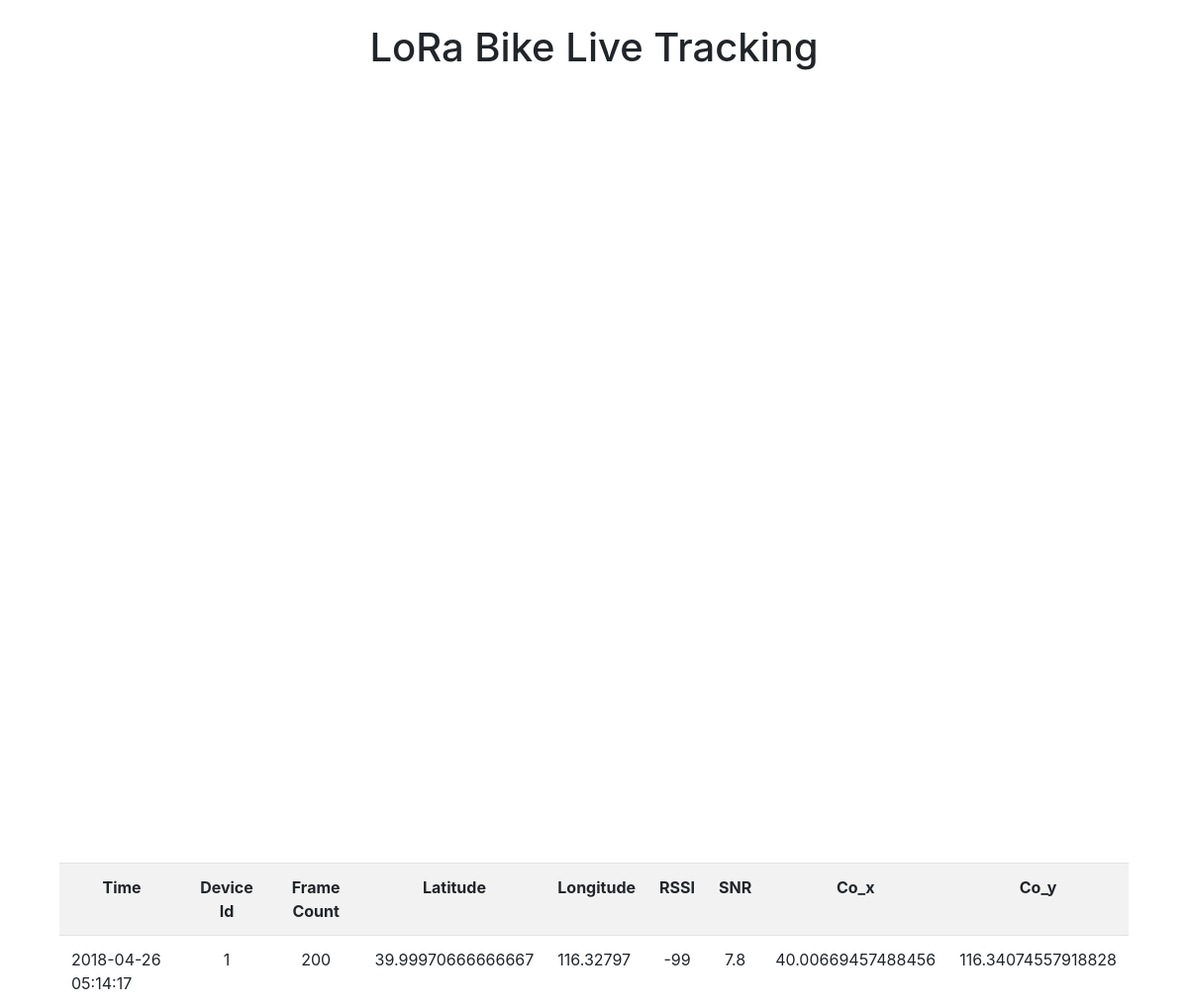
Before: /lorabikeapp/livemap/1-1/ with the older database file.
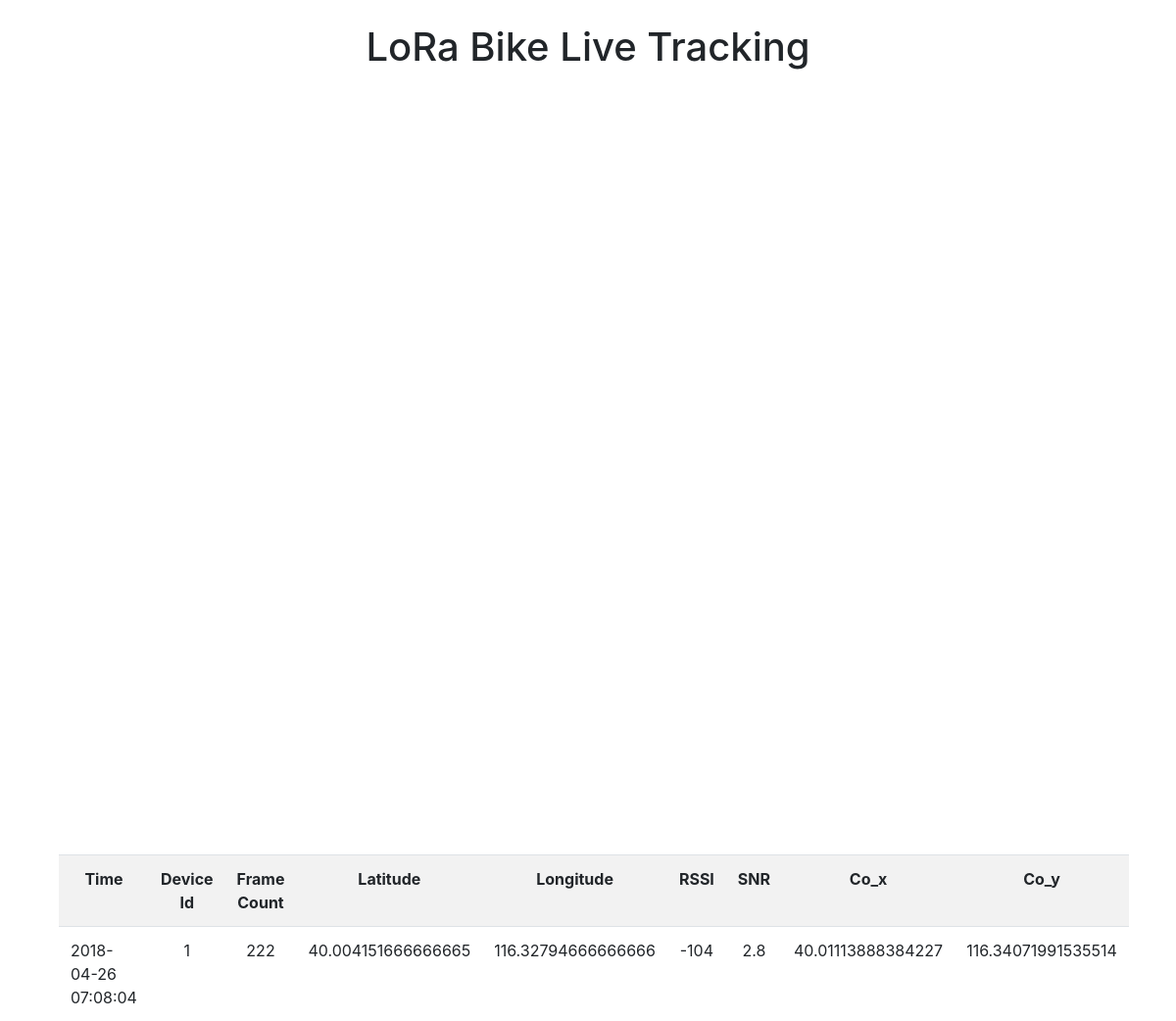
After: the same page with the newer database file.
### lorabikeapp/models.py (models this page shows)
class Location(models.Model):
  device_id = models.PositiveIntegerField(default = 0)
  frame_count = models.PositiveIntegerField(default = 0)
  track_time = models.DateTimeField(auto_now_add = True)
  latitude = models.FloatField(default = 0)
  longitude = models.FloatField(default = 0)
  co_x = models.FloatField(default = 0)
  co_y = models.FloatField(default = 0)
  snr = models.FloatField(default = 0)
  rssi = models.IntegerField(default = 0)

### lorabikeapp/views.py (the view)
# urls.py: path('livemap/<int:begin_id>-<int:end_id>/', views.livemap, name='livemap'),
def livemap(request, begin_id, end_id):
  if request.method == 'GET':
    context = []
    for dev_id in range(begin_id, end_id + 1):
      locations = Location.objects.filter(device_id=dev_id).order_by('-id')
      if locations:
        context.append(get_dict_from_record(locations[0]))
      else:
        context.append(get_dict_from_record(None))
    return render(request, 'livemap.html', {'record_list': context})

### lorabikeapp/views.py (called while the page is built, shortened)
def get_dict_from_record(location):
  if location:
    context = {'device_id': location.device_id,
               'latitude': location.latitude,
               'longitude': location.longitude,
               'co_x': location.co_x,
               'co_y': location.co_y,
               'track_time': timezone.localtime(location.track_time).strftime("%Y-%m-%d %H:%M:%S"),
               'frame_count': location.frame_count,
               'snr': location.snr,
               'rssi': location.rssi}
  return context

### lorabikeapp/templates/livemap.html (shortened to what this page needs)
<!DOCTYPE html>
<html lang="zh">
{% load static %}
<head>
  <link rel="stylesheet" href="https://stackpath.bootstrapcdn.com/bootstrap/4.0.0/css/bootstrap.min.css" />
  <link rel="stylesheet" href="{% static 'css/livemap.css' %}" />
</head>
<body>
  <h1>LoRa Bike Live Tracking</h1>
  <div id="track-map"></div>
  {% if record_list %}
    <table class='table table-hover table-striped'>
      <tr>
        <th>Time</th>
        <th>Device Id</th>
        <th>Frame Count</th>
        <th>Latitude</th>
        <th>Longitude</th>
        <th>RSSI</th>
        <th>SNR</th>
        <th>Co_x</th>
        <th>Co_y</th>
      </tr>
    {% for record in record_list %}
      <tr>
        <td class='tr-num'>{{ record.track_time }}</td>
        <td class='id-num'>{{ record.device_id }}</td>
        <td class='fr-num'>{{ record.frame_count }}</td>
        <td class='la-num'>{{ record.latitude }}</td>
        <td class='lo-num'>{{ record.longitude }}</td>
        <td class='rs-num'>{{ record.rssi }}</td>
        <td class='sn-num'>{{ record.snr }}</td>
        <td class='x-num'>{{ record.co_x }}</td>
        <td class='y-num'>{{ record.co_y }}</td>
    {% endfor %}
  {% else %}
    <p>No data records are available.</p>
  {% endif %}
</body>
</html>

Changed rows visible on the page:
no longer on this page (row unchanged): Location: latitude "39.99970666666667", longitude "116.32797", snr "7.8", co_x "40.00669457488456", co_y "116.34074557918828"
added Location: latitude "40.004151666666665", longitude "116.32794666666666", snr "2.8", co_x "40.01113888384227", co_y "116.34071991535514"
Other visible differences:
new list line: "2018-04-26 07:08:04 1 222 -104"
list line gone: "2018-04-26 05:14:17 1 200 -99"
